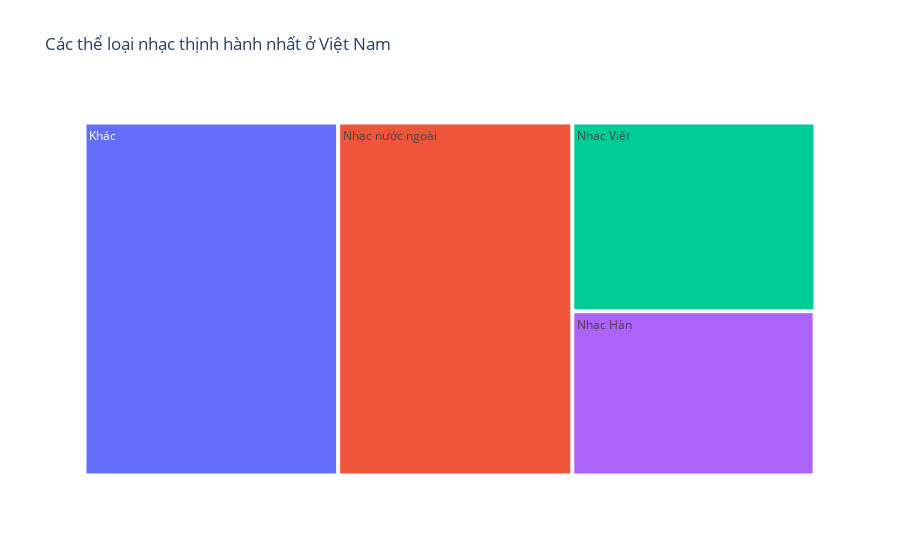

Notebook code for this chart:
### Markdown cell above
Có vẻ như có một số lượng lớn bài hát không được phân loại cụ thể, nhưng thay vì bỏ qua, chúng ta sẽ trực quan hóa chúng cùng với các thể loại khác bằng biểu đồ để so sánh tổng quan kích thước của từng thể loại trong toàn bộ tập dữ liệu.

### Code cell
# Vẽ biểu đồ
fig = px.treemap(genre_counts, 
                 path=['Thể loại'], 
                 values='Số lượng bài hát',
                 title="Các thể loại nhạc thịnh hành nhất ở Việt Nam")
# fig.write_image('../images/treemap_genre.svg', format='svg', engine='kaleido')
fig.show()

### Figure 1 — Plotly figure (JSON) as saved in the notebook; plotly's stock layout.template omitted (floating-point values rounded to 4 significant figures)
{"data": [{"branchvalues": "total", "domain": {"x": [0, 1], "y": [0, 1]}, "hovertemplate": "labels=%{label}<br>Số lượng bài hát=%{value}<br>parent=%{parent}<br>id=%{id}<extra></extra>", "ids": ["Khác", "Nhạc nước ngoài", "Nhạc Việt", "Nhạc Hàn", "Nhạc Trung"], "labels": ["Khác", "Nhạc nước ngoài", "Nhạc Việt", "Nhạc Hàn", "Nhạc Trung"], "name": "", "parents": ["", "", "", "", ""], "type": "treemap", "values": [1210.0, 1117.0, 620.0, 538.0, 2.0]}], "layout": {"legend": {"tracegroupgap": 0}, "title": {"text": "Các thể loại nhạc thịnh hành nhất ở Việt Nam"}}}
